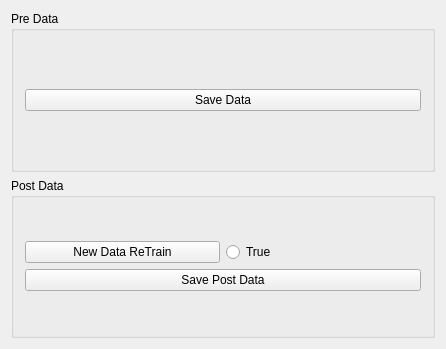
<?xml version="1.0" encoding="UTF-8"?>
<ui version="4.0">
 <class>GuiDataSet</class>
 <widget class="QWidget" name="GuiDataSet">
  <property name="geometry">
   <rect>
    <x>0</x>
    <y>0</y>
    <width>446</width>
    <height>349</height>
   </rect>
  </property>
  <property name="windowTitle">
   <string>GuiDataSet</string>
  </property>
  <layout class="QGridLayout" name="gridLayout_3">
   <item row="0" column="0">
    <widget class="QGroupBox" name="groupBox_2">
     <property name="title">
      <string>Pre Data</string>
     </property>
     <layout class="QGridLayout" name="gridLayout_2">
      <item row="0" column="0">
       <widget class="QPushButton" name="btn_savedata">
        <property name="text">
         <string>Save Data</string>
        </property>
       </widget>
      </item>
     </layout>
    </widget>
   </item>
   <item row="1" column="0">
    <widget class="QGroupBox" name="groupBox">
     <property name="title">
      <string>Post Data</string>
     </property>
     <layout class="QGridLayout" name="gridLayout">
      <item row="0" column="0">
       <layout class="QVBoxLayout" name="verticalLayout">
        <item>
         <layout class="QHBoxLayout" name="horizontalLayout">
          <item>
           <widget class="QPushButton" name="btn_retraindata">
            <property name="text">
             <string>New Data ReTrain</string>
            </property>
           </widget>
          </item>
          <item>
           <widget class="QRadioButton" name="radio_true">
            <property name="text">
             <string>True</string>
            </property>
           </widget>
          </item>
         </layout>
        </item>
        <item>
         <widget class="QPushButton" name="btn_postsave">
          <property name="text">
           <string>Save Post Data</string>
          </property>
         </widget>
        </item>
       </layout>
      </item>
     </layout>
    </widget>
   </item>
  </layout>
 </widget>
 <layoutdefault spacing="6" margin="11"/>
 <resources/>
 <connections/>
</ui>
